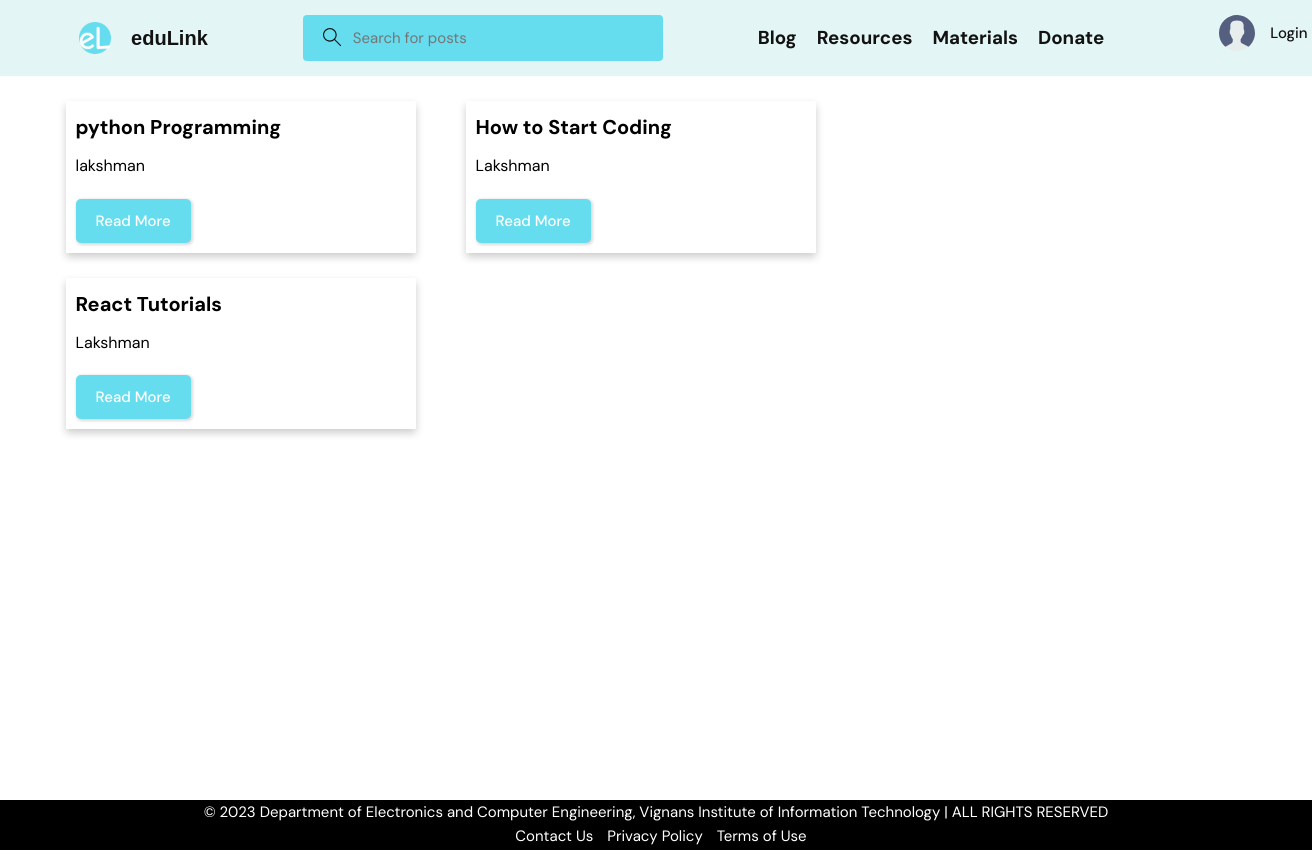
/articles/, run on an earlier commit of the app's database.
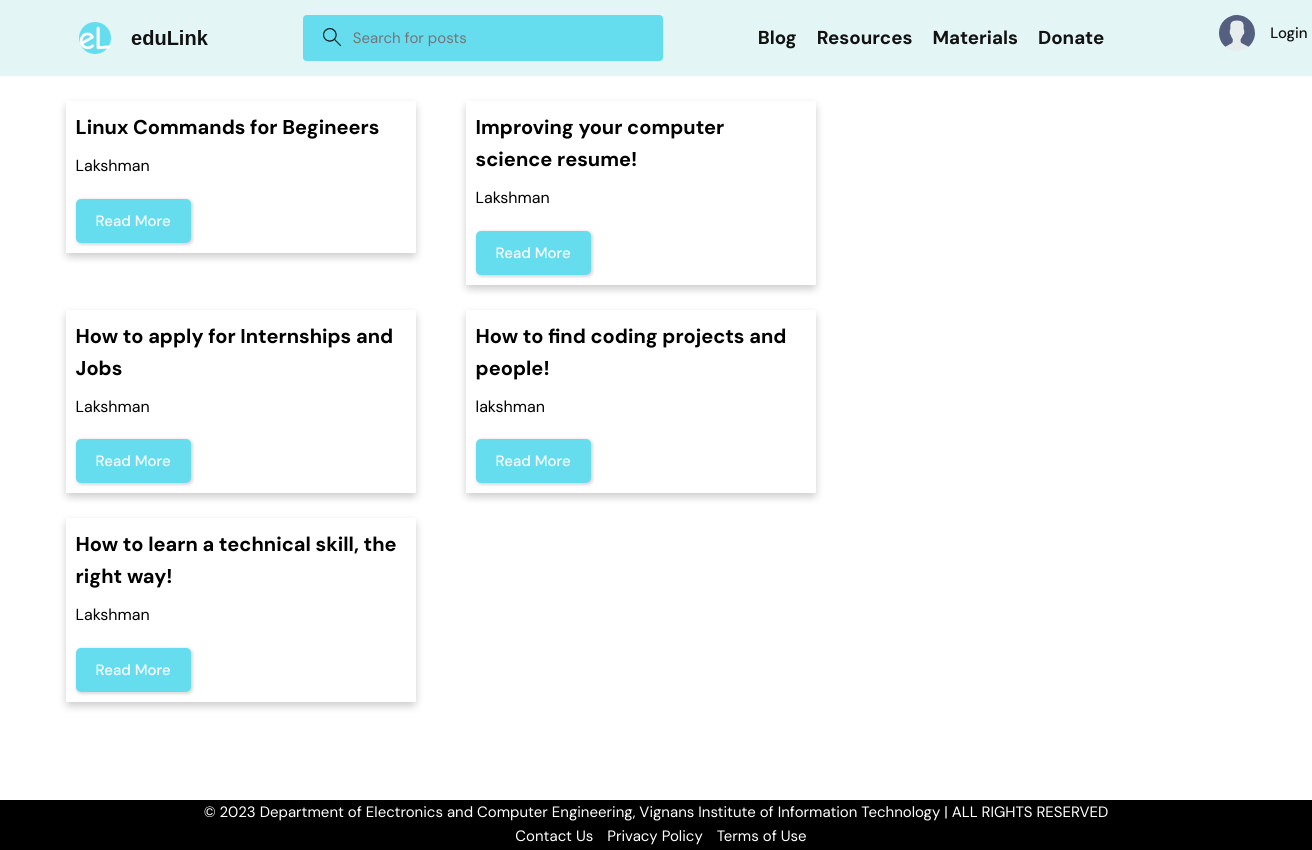
And on a later commit of the database.
### blog/models.py (models this page shows)
class Article(models.Model):
    title = models.CharField(max_length=255)
    content = models.TextField()
    author = models.CharField(max_length=255)
    category = models.CharField(max_length=255)
    created_at = models.DateTimeField(auto_now_add=True)

### blog/views.py (the view)
# urls.py: path('articles/', article_list, name='article_list'),
def article_list(request):
    articles = Article.objects.all()
    context = {'articles': articles}
    return render(request, 'articles.html', context)

### templates/articles.html (shortened to what this page needs)
{% extends 'main.html' %} {% block content %}
<div class="container">
  <div class="card-deck">
    {% for article in articles %}
    <div class="card mb-3">
      <div class="card-body">
        <h5 class="card-title">{{ article.title }}</h5>
        <p class="card-text">{{ article.author }}</p>
        <a href="{% url 'article_detail' article.pk %}" class="btn btn-primary"
          >Read More</a
        >
      </div>
    </div>
    {% endfor %}
  </div>
</div>
{% endblock content %}

### templates/main.html (shortened to what this page needs)
<!DOCTYPE html>
{% load static %}
<html lang="en">
<head>
    <link rel="stylesheet" href="{% static 'styles/style.css' %}" />
</head>
<body>
    {% include 'navbar.html' %}
    {% block content %}
    {% endblock %}
    {% include 'footer.html' %}
</body>
</html>

### templates/navbar.html (shortened to what this page needs)
{% load static %}
<header class="header header--loggedIn">
  <div class="container">
    <a href="{% url 'home' %}" class="header__logo">
      <img src="{% static 'icon.png' %}" alt="Logo">
    <h1 style="color: #121213; font-weight: bold; font-family: 'Arial', sans-serif;">eduLink</h1>
</a>
    <form class="header__search" method="GET" action="{% url 'home' %}">
      <label>
        <input name="q" placeholder="Search for posts" />
      </label>
    </form>
      <div class="navbar-nav">
        <a class="nav-link" href="{% url 'article_list' %}">
          <h1>Blog</h1>
        </a>
        <a class="nav-link" href="{% url 'resource_list' %}">
          <h1>Resources</h1>
        </a>
        <a class="nav-link" href="{% url 'subject_list' %}">
          <h1>Materials</h1>
        </a>
        <a class="nav-link" href="{% url 'donate' %}">
          <h1>Donate</h1>
        </a>
      </div>
    <nav class="header__menu">
      {% if request.user.is_authenticated %}
      <div class="header__user">
        <a href="{% url 'update-user' %}">
          <div class="avatar avatar--medium active">
            <img src="{{request.user.avatar.url}}" />
          </div>
          <p>
            {{request.user.username}} <span>@{{request.user.username}}</span>
          </p>
        </a>
        <button class="dropdown-button">
          <svg
            version="1.1"
            xmlns="http://www.w3.org/2000/svg"
            width="32"
            height="32"
            viewBox="0 0 32 32"
          >
            <title>chevron-down</title>
            <path d="M16 21l-13-13h-3l16 16 16-16h-3l-13 13z"></path>
          </svg>
        </button>
      </div>
      {% else %}
      <a href="{% url 'login' %}">
        <img src="{% static 'images/avatar.svg' %}" />
        <p>Login</p>
      </a>
      {% endif %}
    </nav>
  </div>
</header>

### templates/footer.html (shortened to what this page needs)
  <footer class="footer">
    <div class="container">
      <div class="row">
        <div class="col-md-6">
          <p align='center'>&copy; 2023 Department of Electronics and Computer Engineering, Vignans Institute of Information Technology | ALL RIGHTS RESERVED </p>
        </div>
        <div class="col-md-6">
          <ul class="footer-links">
            <li style="display: inline-block;"><a href="#" style="color: white;">Contact Us</a></li>
            <li style="display: inline-block; margin-left: 10px;" ><a href="#" style="color: white;">Privacy Policy</a></li>
            <li style="display: inline-block; margin-left: 10px;"><a href="#" style="color: white;">Terms of Use</a></li>
          </ul>
        </div>
      </div>
    </div>
  </footer>

### static/styles/style.css (style rules this page uses)
:root { --color-main: #205498; --color-main-light: #97EBF4; --color-dark: #e3f6f5; --color-dark-medium: #65DDEF; --color-dark-light: #1a8ba1; --color-light: #f7f7f7; --color-gray: #121213; --color-light-gray: #000000; --color-bg: radial-gradient(circle at 18.7% 37.8%, rgb(250, 250, 250) 0%, rgb(225, 234, 238) 90%); --color-success: #5dd693; --color-error: #fc4b0b; }
* { font-family: "DM Sans", -apple-system, BlinkMacSystemFont, "Segoe UI", Roboto, Oxygen, Ubuntu, Cantarell, "Open Sans", "Helvetica Neue", sans-serif; margin: 0; padding: 0; box-sizing: border-box; text-rendering: optimizeLegibility; font-size: inherit; }
html { font-size: 56.25%; }
@media only screen and (min-width: 1200px) { html { font-size: 62.5%; } }
body { line-height: 1.6; font-weight: 400; font-size: 1.5rem; color: var(--color-light-gray); background-color: var(--color-bg); min-height: 100vh; }
img { width: 100%; }
a { display: inline-block; color: var(--color-main); text-decoration: none; }
.container { max-width: 120rem; width: 90%; margin: auto; }
.btn { background-color: transparent; border: none; display: inline-flex; align-items: center; gap: 1rem; cursor: pointer; transition: all ease-in-out 0.3s; padding: 1rem 2rem; border-radius: 5px; box-shadow: 1px 1px 3px 1px rgba(0, 0, 0, 0.15); font-weight: 500; }
.header { padding: 1.5rem; background-color: var(--color-dark); }
.header > .container { display: flex; gap: 9.5rem; }
.header__logo, .header__user { display: flex; gap: 2rem; align-items: center; }
.header__logo > img { height: 3.2rem; width: 3.2rem; }
.header__logo > h1 { font-weight: 700; font-size: 2rem; color: var(--color-light); }
.header__search > label { background-color: var(--color-dark-medium); padding: 1.3rem 1rem; display: flex; align-items: center; gap: 1rem; border-radius: 4px; }
.header__search svg { fill: var(--color-gray); width: 2rem; height: 2rem; margin-left: 1rem; }
.header__search input { width: 30rem; background: transparent; border: none; outline: none; color: var(--color-light); }
.header__menu { margin-left: auto; position: relative; }
.header__menu a { display: flex; gap: 1.5rem; align-items: center; font-weight: 500; text-decoration: none; color: var(--color-gray); }
.header__menu img { height: 3.6rem; }
.header__menu p { line-height: 1.2; }

### templates/navbar.html (style rules this page uses)
.navbar-nav { display: flex; justify-content: space-between; align-items: center; }
.nav-link { font-size: 1.25em; color: #121213; font-weight: bold; font-family: 'Arial', sans-serif; text-decoration: none; margin-right: 20px; }

### templates/articles.html (style rules this page uses)
.card { box-shadow: 0 4px 8px 0 rgba(0, 0, 0, 0.2); transition: 0.3s; width: 35rem; margin: 2.5rem 5rem 0 0; float: left; }
.card-body { padding: 1rem; }
.card-title { font-size: 2rem; font-weight: bold; margin-bottom: 1rem; }
.card-text { font-size: 1.6rem; margin-bottom: 1rem; }
.btn-primary { background-color: #65ddef; border-color: #007bff; color: #fff; margin-top: 1rem; }

### templates/footer.html (style rules this page uses)
html { position: relative; min-height: 100%; }
body { margin-bottom: 50px; }
.footer { position: absolute; bottom: 0; width: 100%; height: 50px; background-color: black; color: white; }
.footer-links { list-style: none; padding: 0; margin: 0; text-align: center; }
.footer-links li { display: inline-block; margin-left: 10px; }

What changed in the data, as far as the page shows it:
removed Article: title "python Programming", author "lakshman"
removed Article: title "How to Start Coding", author "Lakshman"
removed Article: title "React Tutorials", author "Lakshman"
added Article: title "Linux Commands for Begineers", author "Lakshman"
added Article: title "Improving your computer science resume!", author "Lakshman"
added Article: title "How to apply for Internships and Jobs", author "Lakshman"
added Article: title "How to find coding projects and people!", author "lakshman"
added Article: title "How to learn a technical skill, the right way!", author "Lakshman"
